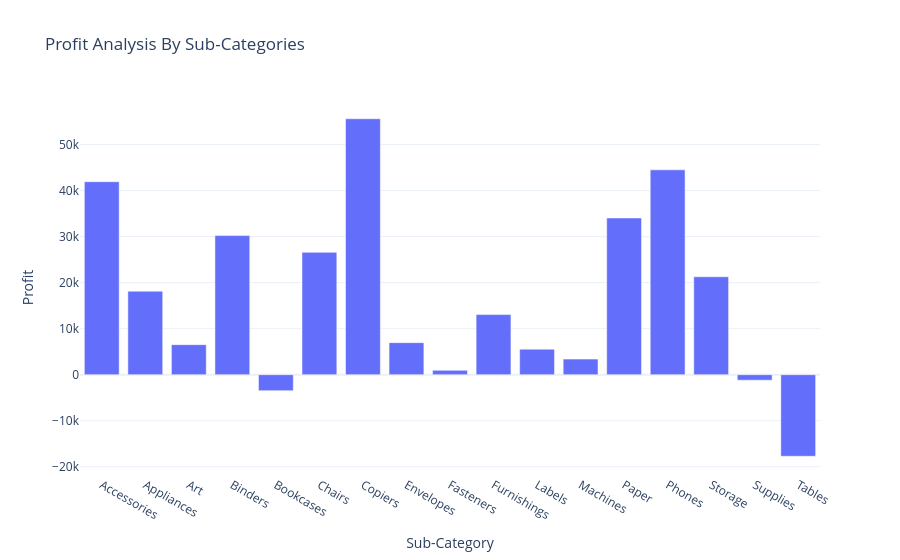

The cell this chart's notebook holds for it:
### Code cell
flg5 = px.bar(profit_by_sub_catagory,
              x = 'Sub-Category',
              y = 'Profit',
              title = 'Profit Analysis By Sub-Categories')
flg5.show()

### Figure 1 — Plotly figure (JSON) as saved in the notebook; plotly's stock layout.template omitted (floating-point values rounded to 4 significant figures)
{"data": [{"hovertemplate": "Sub-Category=%{x}<br>Profit=%{y}<extra></extra>", "legendgroup": "", "marker": {"color": "#636efa", "pattern": {"shape": ""}}, "name": "", "orientation": "v", "showlegend": false, "textposition": "auto", "type": "bar", "x": ["Accessories", "Appliances", "Art", "Binders", "Bookcases", "Chairs", "Copiers", "Envelopes", "Fasteners", "Furnishings", "Labels", "Machines", "Paper", "Phones", "Storage", "Supplies", "Tables"], "xaxis": "x", "y": [41940.0, 18140.0, 6528.0, 30220.0, -3473.0, 26590.0, 55620.0, 6964.0, 949.5, 13060.0, 5546.0, 3385.0, 34050.0, 44520.0, 21280.0, -1189.0, -17730.0], "yaxis": "y"}], "layout": {"barmode": "relative", "legend": {"tracegroupgap": 0}, "title": {"text": "Profit Analysis By Sub-Categories"}, "xaxis": {"anchor": "y", "domain": [0, 1], "title": {"text": "Sub-Category"}}, "yaxis": {"anchor": "x", "domain": [0, 1], "title": {"text": "Profit"}}}}
